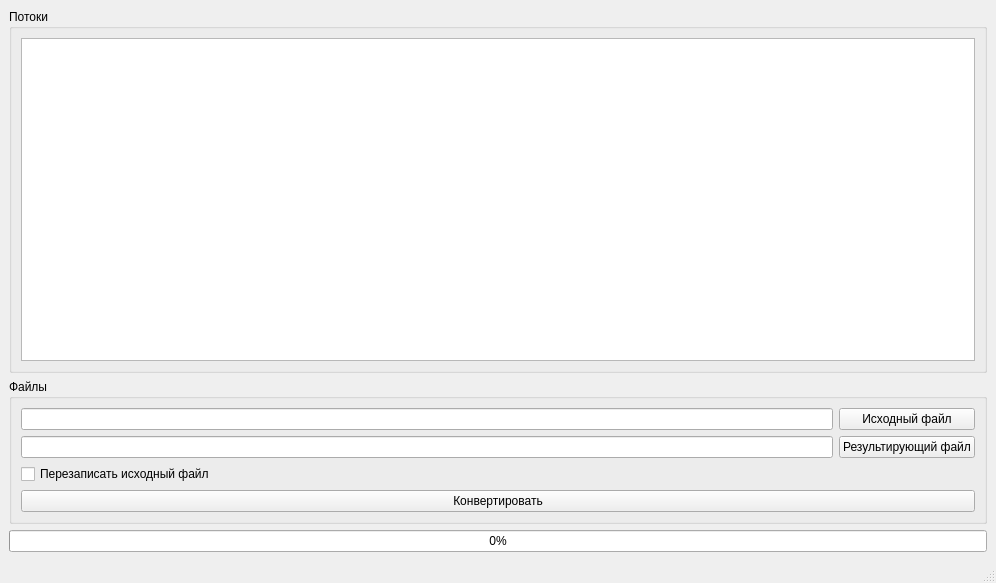
<?xml version="1.0" encoding="UTF-8"?>
<ui version="4.0">
 <class>MainWindow</class>
 <widget class="QMainWindow" name="MainWindow">
  <property name="geometry">
   <rect>
    <x>0</x>
    <y>0</y>
    <width>996</width>
    <height>583</height>
   </rect>
  </property>
  <property name="windowTitle">
   <string>ffmpeg-normalize gui</string>
  </property>
  <widget class="QWidget" name="centralwidget">
   <layout class="QGridLayout" name="gridLayout_4">
    <item row="0" column="0">
     <widget class="QGroupBox" name="groupBox">
      <property name="title">
       <string>Потоки</string>
      </property>
      <layout class="QGridLayout" name="gridLayout">
       <item row="0" column="0">
        <widget class="QTableWidget" name="tableWidget"/>
       </item>
      </layout>
     </widget>
    </item>
    <item row="1" column="0">
     <widget class="QGroupBox" name="groupBox_2">
      <property name="title">
       <string>Файлы</string>
      </property>
      <layout class="QGridLayout" name="gridLayout_3">
       <item row="0" column="0">
        <layout class="QGridLayout" name="gridLayout_2">
         <item row="0" column="1">
          <layout class="QVBoxLayout" name="verticalLayout">
           <item>
            <widget class="QPushButton" name="buttonSourcePath">
             <property name="text">
              <string>Исходный файл</string>
             </property>
            </widget>
           </item>
           <item>
            <widget class="QPushButton" name="buttonDestinationPath">
             <property name="text">
              <string>Результирующий файл</string>
             </property>
            </widget>
           </item>
          </layout>
         </item>
         <item row="0" column="0">
          <layout class="QVBoxLayout" name="verticalLayout_2">
           <item>
            <widget class="QLineEdit" name="lineEditSourcePath">
             <property name="readOnly">
              <bool>true</bool>
             </property>
            </widget>
           </item>
           <item>
            <widget class="QLineEdit" name="lineEditDestinationPath">
             <property name="readOnly">
              <bool>true</bool>
             </property>
            </widget>
           </item>
          </layout>
         </item>
        </layout>
       </item>
       <item row="2" column="0">
        <widget class="QPushButton" name="buttonProceed">
         <property name="text">
          <string>Конвертировать</string>
         </property>
        </widget>
       </item>
       <item row="1" column="0">
        <widget class="QCheckBox" name="checkBoxRewriteSource">
         <property name="text">
          <string>Перезаписать исходный файл</string>
         </property>
        </widget>
       </item>
      </layout>
     </widget>
    </item>
    <item row="2" column="0">
     <widget class="QProgressBar" name="progressBar">
      <property name="enabled">
       <bool>true</bool>
      </property>
      <property name="value">
       <number>0</number>
      </property>
      <property name="textVisible">
       <bool>true</bool>
      </property>
     </widget>
    </item>
   </layout>
  </widget>
  <widget class="QStatusBar" name="statusbar"/>
  <action name="action">
   <property name="text">
    <string>Открыть</string>
   </property>
  </action>
 </widget>
 <resources/>
 <connections/>
</ui>
